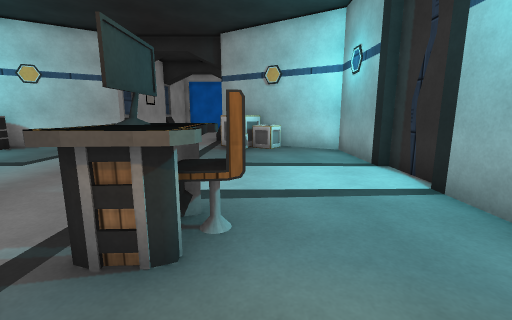
View 1 (above)

12 first-person views from a walk through a Unity game level. The camera is 1.2 m above the floor, tilts 10° down and sees 90° across. The floor is counted in squares, 1 m on a side. Each view is taken from the middle of a square. On the plan, view 1 faces up. The plan holds only what a view shows up to about 12 squares ahead; the rest is blank. The place goes on beyond the plan. Some animated figures are left out. Surface patterns are stand-ins for the level's own textures.

View 2
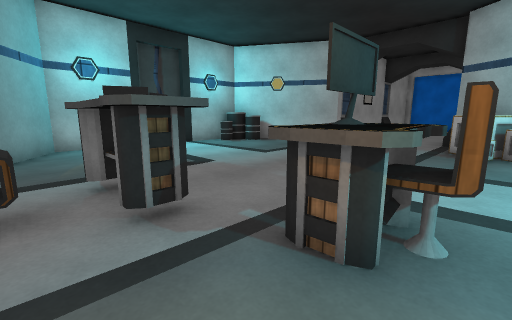

View 3
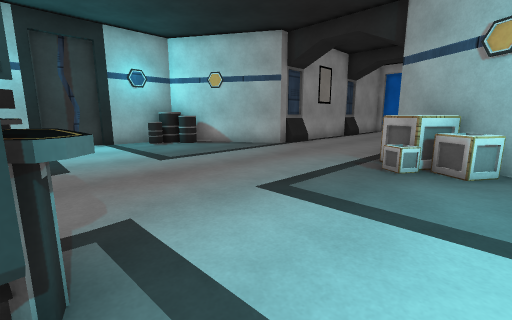

View 4
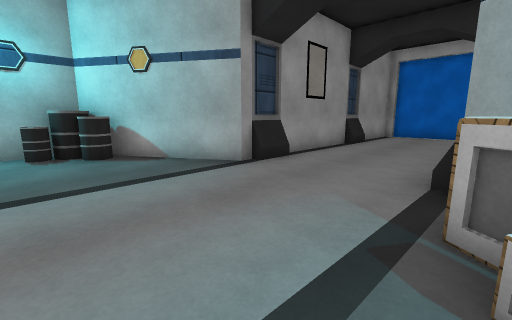

View 5
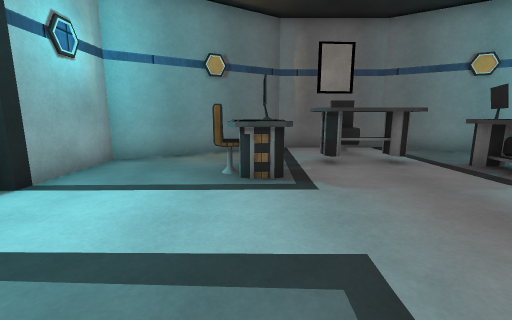

View 6
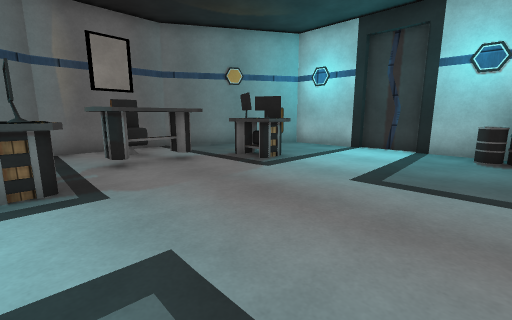

View 7
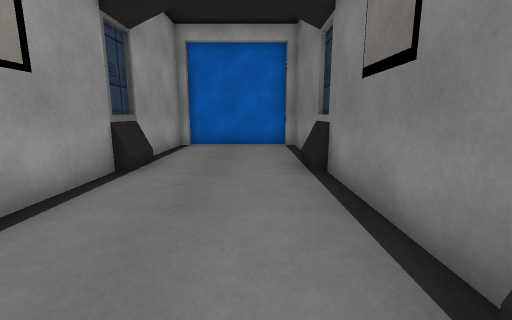

View 8
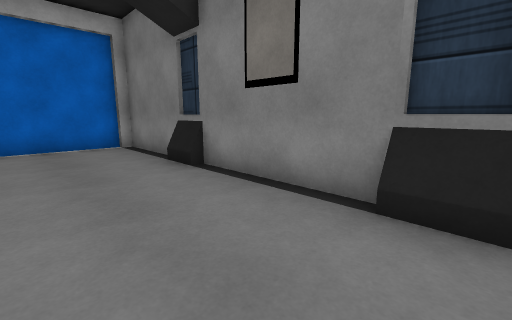

View 9
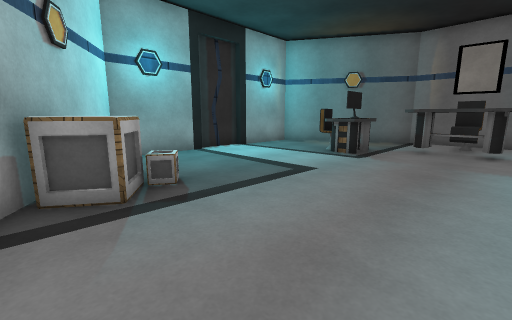

View 10
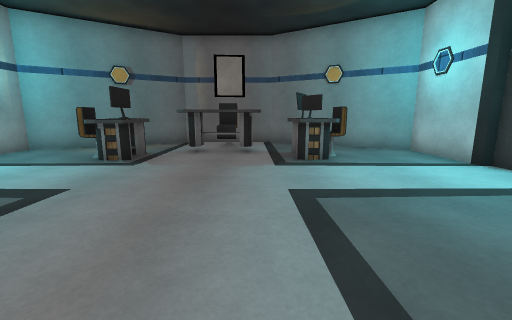

View 11
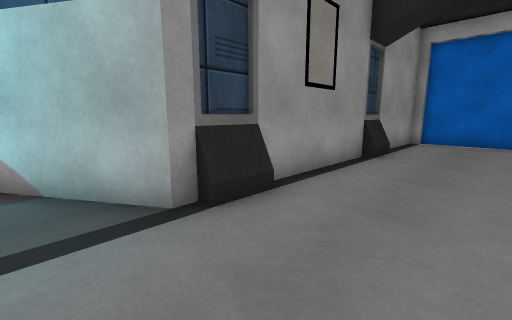

View 12
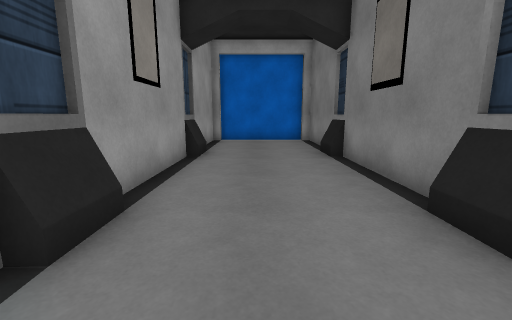

### Floor plan
Points are (right, up) in squares from view 1. A wall is a line through its corners. A room is listed if a view was taken in it or the views show most of it. See-through windows are left out.
Room 1 (views 1, 2, 3, 4, 5, 6, 7, 8, 9, 10, 11, 12)
walls: (-1.5, 11.9) (-1.5, 22.2) (-1.9, 22.2); (-10.6, 6) (-10.6, 4); (2.9, 5.9) (2.9, 8.8) (-1.6, 11.5); (-10.4, 4.1) (-10.4, 1.2) (-5.6, -1.7) (-1.9, -1.7) (2.9, 1.2) (2.9, 4.1); (3.1, 4) (3.1, 6); (-6, 22.2) (-6, 11.5) (-10.4, 8.8) (-10.4, 5.9); (-1.8, 22.5) (-5.8, 22.5)
low walls: (-1.8, 11.8) (-1.8, 13.1); (-5.8, 13.1) (-5.8, 11.9) (-6.1, 11.9); (-1.8, 17.3) (-1.8, 18.6); (-5.8, 18.6) (-5.8, 17.4)
objects: other object (-10, 8); other object (-9, 9); other object (-7, 2) to (-6, 2); other object (-7, 3); other object (-6, 3); other object (-5, 1) to (-5, 2); other object (-4, -1) to (-4, 0); other object (-3, 2); other object (-1, 2) to (-1, 3); other object (-1, 9); other object (-1, 10); other object (0, 3); other object (0, 9) to (0, 10)

Where each view was taken, in squares from view 1:
view 1: 0 up, 0 right, facing up
view 2: 0 up, 0 right, facing up-left
view 3: 3 up, 1 right, facing up-left
view 4: 7 up, 1 left, facing up-left
view 5: 8 up, 1 left, facing down
view 6: 8 up, 1 left, facing down-left
view 7: 12 up, 3 left, facing up
view 8: 12 up, 5 left, facing up-right
view 9: 11 up, 5 left, facing down-right
view 10: 10 up, 5 left, facing down
view 11: 10 up, 3 left, facing up-left
view 12: 10 up, 4 left, facing up
